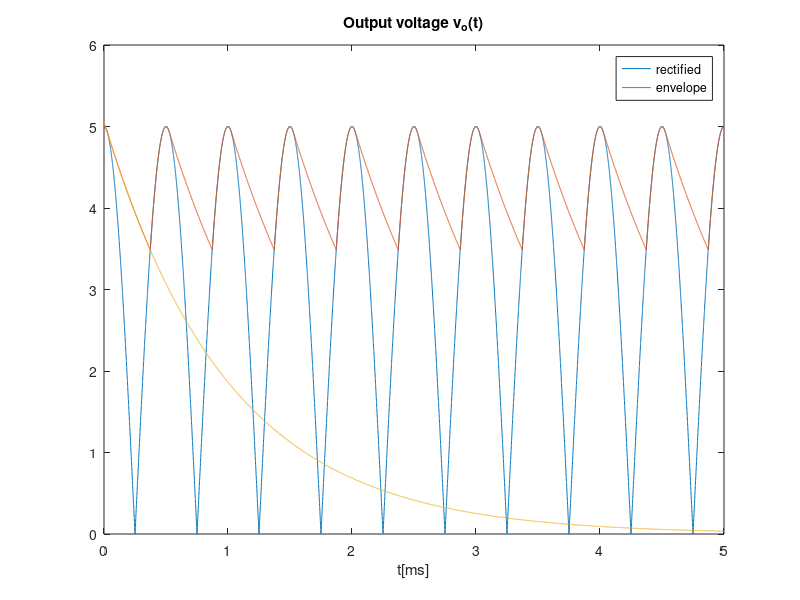

The MATLAB script that drew this image:
%%AC/DC Converter

IS=1e-9;
VT=25e-3;
eta=1;

%%solve circuit with accurate model

function f = f(vD,vS,R)
Is = 1e-9;
VT=25e-3;
eta=1;
f = 2*vD+R*Is * (exp(vD/VT/eta)-1) - vS;
endfunction

function fd = fd(vD,R)
Is = 1e-9;
VT=25e-3;
eta=1;
fd = 2 + R*Is/eta/VT * (exp(vD/VT/eta)-1);
endfunction

%%Newton Raphsons iterative method

function vD_root = solve_vD (vS, R)
  delta = 1e-6;
  x_next = 0.65;

  do 
    x=x_next;
    x_next = x  - f(x, vS, R)/fd(x, R);
  until (abs(x_next-x) < delta)

  vD_root = x_next;
endfunction

n=0.01;
R=1e3;
C=1e-6;
f=50;
w=2*pi*f;
t=0:1e-6: 100e-3;
A=sqrt(2)*230/n;
vS=A*sin(w*t);
vO = zeros(1,length(t));

%{
for i=1:length(t)
  vD = solve_vD  (vS(i), R);
  vO(i) = vS(i)-vD;
endfor

%solve circuit with ideal diode + vON + RON model
vO_ivr = zeros(1,length(t));
vON = 0.6;
RON = 80;

for i=1:length(t)
  if(vS(i) - vON >=0)
    iD = (vS(i) - vON)/(RON+R);
    vO_ivr(i) = R*iD;
  else
    iD = (vS(i) - vON)/(RON+R);
    vO_ivr(i) = -R*iD;
  endif 
endfor

figure
plot(t*1000, vO)
hold
plot(t*1000, vO_ivr)
title("Output voltage with ideal and accurate diode model")
xlabel ("t[ms]")
ylabel ("vO[V]")
legend("Accurate", "Ideal");
print ("vo_i.eps", "-depsc");

%envelope detector
vOhr = zeros(1, length(t));
vO1 = zeros(1, length(t));

tOFF = 1/w * atan(1/w/R/C);

vOnexp = A*sin(w*tOFF)*exp(-(t-tOFF)/R/C);

figure
for i=1:length(t)
  if (vS(i) > 0)
    vOhr(i) = vS(i);
  else
    vOhr(i) = 0;
  endif
endfor

plot(t*1000, vOhr)
hold

for i=1:length(t)
  if t(i) < tOFF
    vO1(i) = vS(i);
  elseif vOnexp(i) > vOhr(i)
    vO1(i) = vOnexp(i);
  else 
    vO1(i) = vS(i);
  endif
endfor

%printf("%g\n", vO1);
%printf("Separação\n");
%printf("%g\n", vOnexp);


plot(t*1000, vO1)
title("Output voltage v_o(t)")
xlabel ("t[ms]")
legend("rectified","envelope")
print ("venvlope.eps", "-depsc");

%}

%envelope detector
A=5;
t=linspace(0, 5e-3, 100e2);
f=1000;
w=2*pi*f;
vS = A * cos(w*t);
vOhr = zeros(1, length(t));
vO = zeros(1, length(t));

tOFF = 1/w * atan(1/w/R/C);

vOnexp = A*cos(w*tOFF)*exp(-(t-tOFF)/R/C);

vOexp = zeros(1, length(t));

j=1;
n=1;
for i=1:length(t)
  if  (t(i) <= n*(1/(2*f)))
    vOexp(i) = vOnexp(j);
  j=j+1;
  else
    vOexp(i) = vOnexp(1);
    j=2;
    n=n+1;
  endif
endfor

figure
for i=1:length(t)
  if (vS(i) > 0)
    vOhr(i) = vS(i);
  else
    vOhr(i) = -vS(i);
  endif
endfor

tON = 0;
i = 1;
while i < length(t)
  if (vOnexp(i) > vOhr(i) && t(i) > tOFF)
    i=i+1;
  elseif (t(i) <= tOFF)
    i=i+1;
  else
    tON = t(i);
    i=length(t);
  endif
endwhile

%printf("tOFF = %f\n", tOFF);
%printf("tON = %f\n", tON);

plot(t*1000, vOhr)
hold

j = 1;
n = 0;
for i=1:length(t)
  if t(i) < tOFF
    vO(i) = vOhr(i);
  elseif t(i) >= (j-1)*(1/(2*f))+tON && t(i) < j*(1/(2*f))+tOFF
    vO(i) = vOhr(i);
    if n == 0
      n=1;
    %printf("%f\n", j);
    endif
  elseif vOexp(i) >= vOhr(i)
    vO(i) = vOexp(i);
    if n == 1
      j=j+1;
      n=0;
    endif
  else 
    vO(i) = vOhr(i);
  endif
endfor

plot(t*1000, vO)
plot(t*1000, vOnexp)
%plot(t*1000, vOexp)
title("Output voltage v_o(t)")
xlabel ("t[ms]")
legend("rectified","envelope")
print ("venvlope.eps", "-depsc");